Frame 1 (no input): blank canvas, image omitted
Frame 60 (the mouse pressed at the canvas centre just before this capture): blank canvas, image omitted
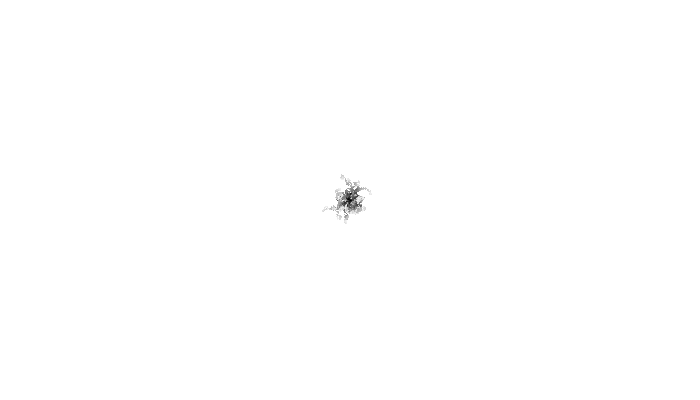
Frame 120 (the mouse held since frame 60 and released just before this capture)

The Processing sketch whose frames 1 and 60 were blank and that drew this single picture after the mouse press (run headless with seeded random() and noise(); from frame 60 on, the mouse is pressed at the canvas centre):

// Processing sketch: StaticGrowth
// ── StaticGrowth.pde
void setup() {
  size(700, 400);
  stroke(0);
  noFill();
  background(255);
}

void draw() {
  
  if (mousePressed) {
    float life = 2;
    PVector pos = new PVector(mouseX, mouseY);
    spark(life, pos);
  }
  
}

void spark(float life, PVector pos) {
  if (life > 0.1) {
    stroke(map(life, 2, 0, 0, 255));
    point(pos.x, pos.y);
    life -= 0.01;
    pos.x += random(-1, 1);
    pos.y += random(-1, 1);
    spark(life, pos);
  }
}
